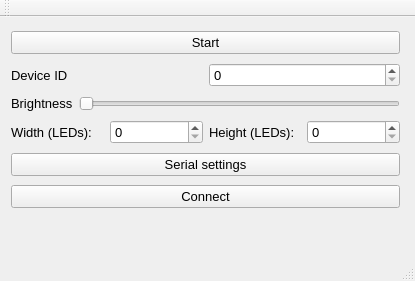
<?xml version="1.0" encoding="UTF-8"?>
<ui version="4.0">
 <class>MainWindow</class>
 <widget class="QMainWindow" name="MainWindow">
  <property name="geometry">
   <rect>
    <x>0</x>
    <y>0</y>
    <width>415</width>
    <height>281</height>
   </rect>
  </property>
  <property name="windowTitle">
   <string>MainWindow</string>
  </property>
  <widget class="QWidget" name="centralWidget">
   <property name="font">
    <font>
     <pointsize>10</pointsize>
    </font>
   </property>
   <widget class="QWidget" name="verticalLayoutWidget">
    <property name="geometry">
     <rect>
      <x>0</x>
      <y>0</y>
      <width>411</width>
      <height>211</height>
     </rect>
    </property>
    <layout class="QVBoxLayout" name="verticalLayout">
     <item>
      <widget class="QPushButton" name="timerButton">
       <property name="text">
        <string>Start</string>
       </property>
      </widget>
     </item>
     <item>
      <layout class="QHBoxLayout" name="horizontalLayout">
       <item>
        <widget class="QLabel" name="label_2">
         <property name="text">
          <string>Device ID</string>
         </property>
        </widget>
       </item>
       <item>
        <widget class="QSpinBox" name="deviceIdBox"/>
       </item>
      </layout>
     </item>
     <item>
      <layout class="QHBoxLayout" name="horizontalLayout_2">
       <property name="topMargin">
        <number>0</number>
       </property>
       <item>
        <widget class="QLabel" name="label">
         <property name="text">
          <string>Brightness</string>
         </property>
        </widget>
       </item>
       <item>
        <widget class="QSlider" name="brightnessSlider">
         <property name="maximum">
          <number>255</number>
         </property>
         <property name="orientation">
          <enum>Qt::Horizontal</enum>
         </property>
        </widget>
       </item>
      </layout>
     </item>
     <item>
      <layout class="QHBoxLayout" name="horizontalLayout_3">
       <item>
        <widget class="QLabel" name="label_3">
         <property name="text">
          <string>Width (LEDs):</string>
         </property>
        </widget>
       </item>
       <item>
        <widget class="QSpinBox" name="widthLedBox"/>
       </item>
       <item>
        <widget class="QLabel" name="label_4">
         <property name="text">
          <string>Height (LEDs):</string>
         </property>
        </widget>
       </item>
       <item>
        <widget class="QSpinBox" name="heightLedBox"/>
       </item>
      </layout>
     </item>
     <item>
      <widget class="QPushButton" name="serialSettingsButton">
       <property name="text">
        <string>Serial settings</string>
       </property>
      </widget>
     </item>
     <item>
      <widget class="QPushButton" name="openPortButton">
       <property name="text">
        <string>Connect</string>
       </property>
       <property name="checkable">
        <bool>true</bool>
       </property>
      </widget>
     </item>
    </layout>
   </widget>
  </widget>
  <widget class="QMenuBar" name="menuBar">
   <property name="geometry">
    <rect>
     <x>0</x>
     <y>0</y>
     <width>415</width>
     <height>26</height>
    </rect>
   </property>
  </widget>
  <widget class="QToolBar" name="mainToolBar">
   <attribute name="toolBarArea">
    <enum>TopToolBarArea</enum>
   </attribute>
   <attribute name="toolBarBreak">
    <bool>false</bool>
   </attribute>
  </widget>
  <widget class="QStatusBar" name="statusBar"/>
 </widget>
 <layoutdefault spacing="6" margin="11"/>
 <resources/>
 <connections/>
</ui>
